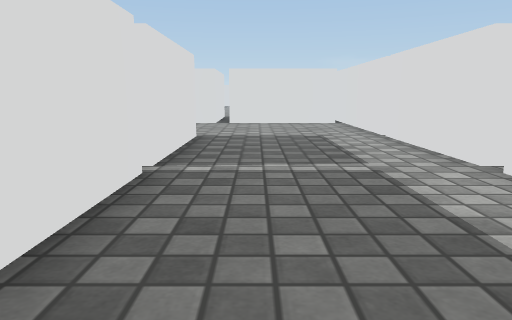
[1] (above)

23 first-person views from a walk through a scene from a Unity 3-D project. The camera is 0.51 m above the floor, tilts 10° down and sees 70° across. The floor is counted in squares, 0.5 m on a side. Each view is taken from the middle of a square. On the plan, view 1 faces up. The plan holds only what a view shows up to about 13 squares ahead; the rest is blank. The place goes on beyond the plan. Surface patterns are stand-ins for the level's own textures.

[2]
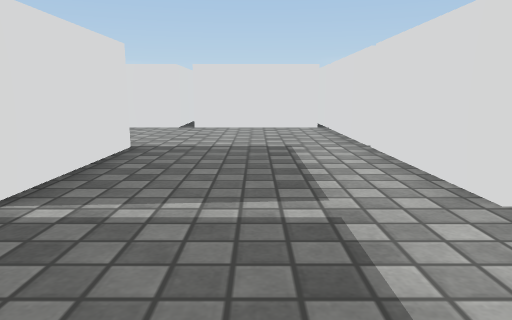

[3]
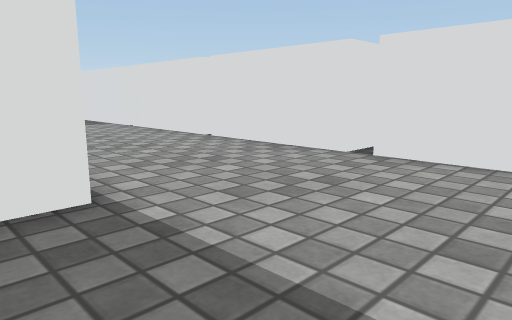

[4]
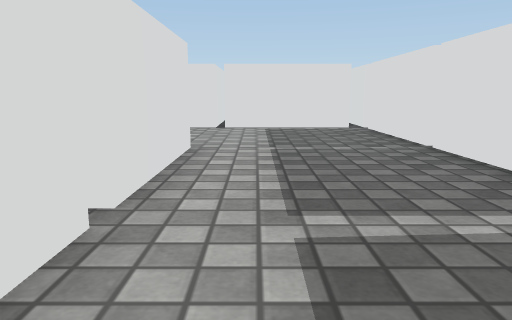

[5]
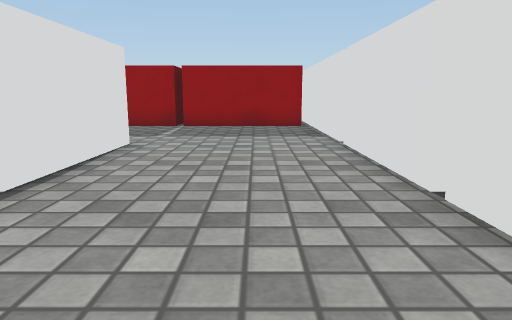

[6]
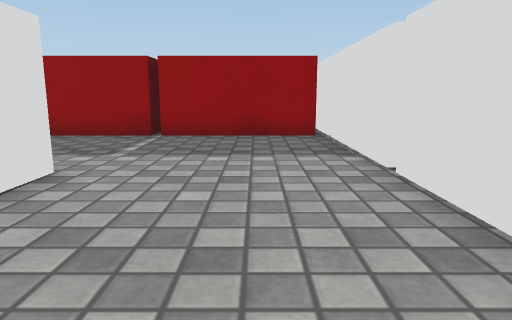

[7]
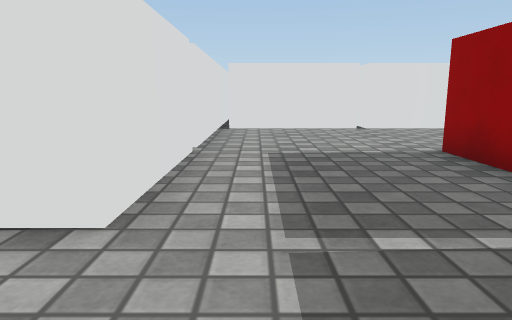

[8]
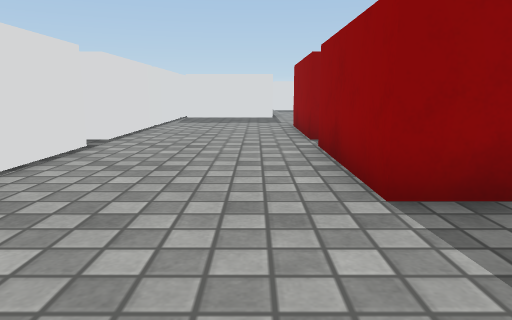

[9]
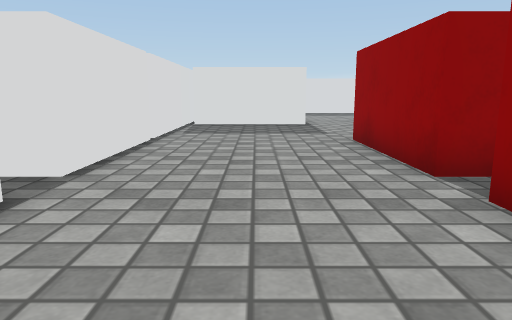

[10]
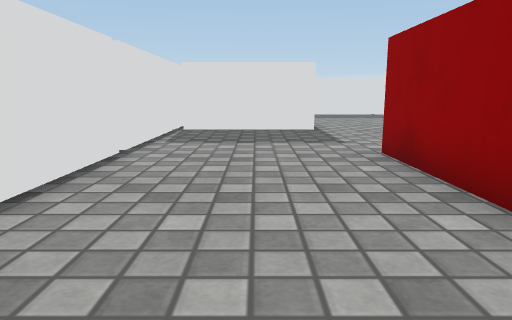

[11]
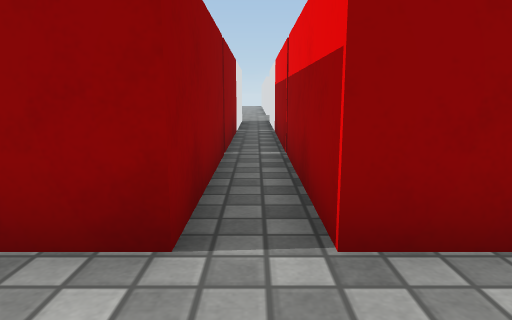

[12]
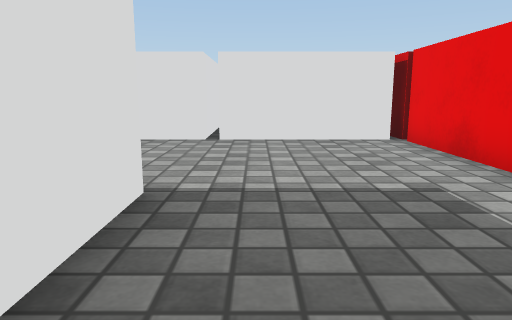

[13]
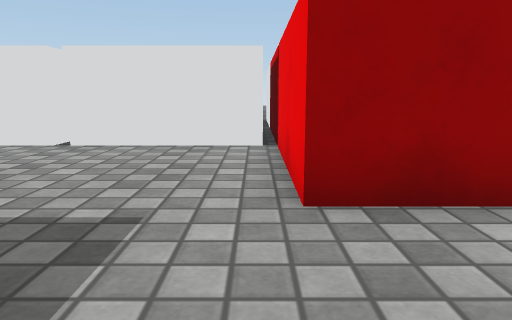

[14]
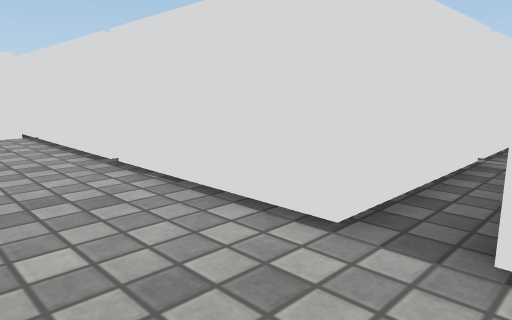

[15]
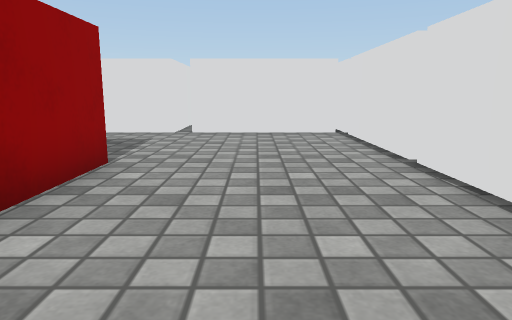

[16]
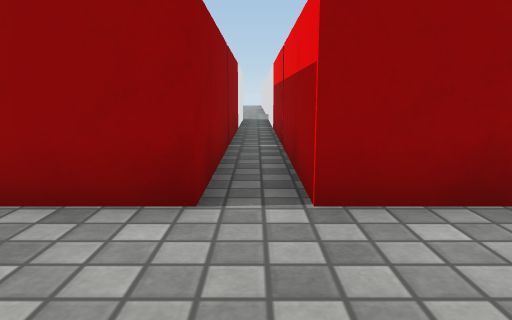

[17]
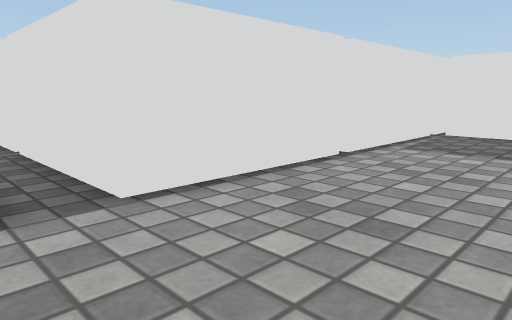

[18]
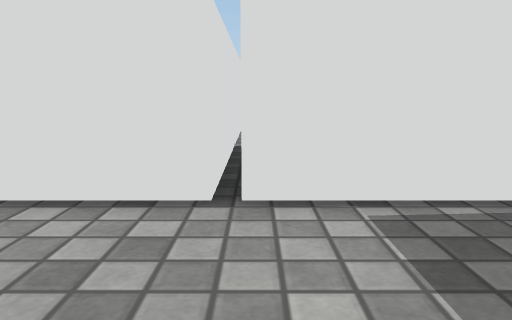

[19]
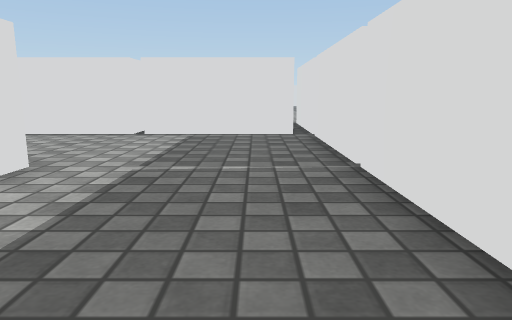

[20]
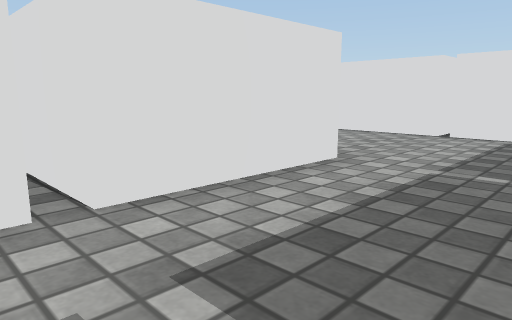

[21]
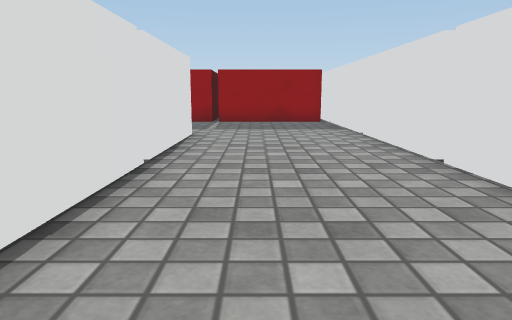

[22]
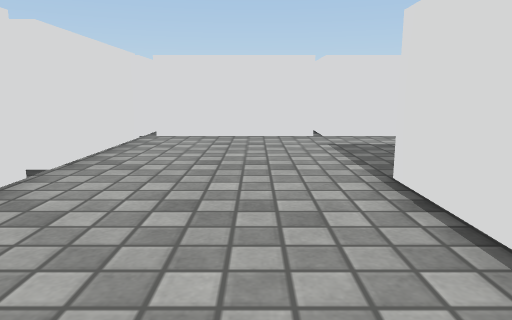

[23]
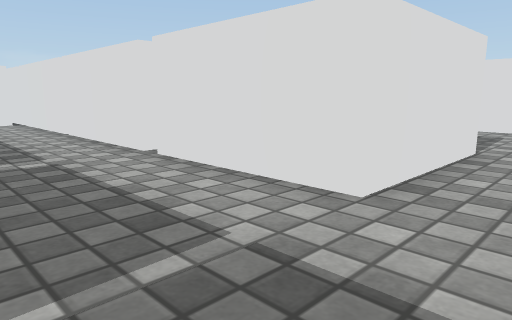

### Floor plan
Key: @ floor where view 1 was taken; . floor; B block; R red block.
Columns run from 28 left of view 1 to 6 right of it. Each row starts with its distance up from view 1.
 16         B.B
 15         B.B               B    B
 14         B.   RBBBBBBBBBBBBBBBBBB
 13 B       R.R  R..................B
 12 B       R.R  R..................B
 11 B       R.R  R..................B
 10 BBBBBR  R.R  R..................B
  9 .....R  R.R  R....BBBBBBBBB.....BB
  8 .....R  R.R  R....B       B.....B
  7 .....R  R.R  R....B       B.....B
  6 .....RRRR.RRRR....B       B.....B
  5 ...................B      B.....BBB
  4 B.................B       B.....B
  3 B.................B       B.....B
  2 B.................B       B.....B
  1 B.................BB      B.....BBB
  0 BBBBBBBBB.BBBBBBBBBB      B.@......
 -1 B       B.B   B           B.......
 -2 B       B.B               B.......
 -3 B       B.B               B........
 -4      B  B.B               BBBBBBBBB
 -5      B  B.B               B    B
 -6      B    B               B
 -7      B                    B

Positions as (right, up) in squares from view 1, and headings:
1: (0, 0), facing up
2: (1, 2), facing up
3: (2, 8), facing up-left
4: (2, 8), facing down
5: (-2, 12), facing left
6: (-5, 12), facing left
7: (-11, 12), facing down
8: (-11, 4), facing left
9: (-15, 3), facing left
10: (-17, 3), facing left
11: (-19, 3), facing up
12: (-27, 1), facing up
13: (-24, 2), facing up
14: (-20, 3), facing down-right
15: (-20, 3), facing right
16: (-19, 2), facing up
17: (-18, 4), facing down-left
18: (-24, 4), facing down
19: (0, 6), facing down
20: (0, 6), facing down-right
21: (0, 11), facing left
22: (-6, 11), facing right
23: (0, -1), facing up-right
